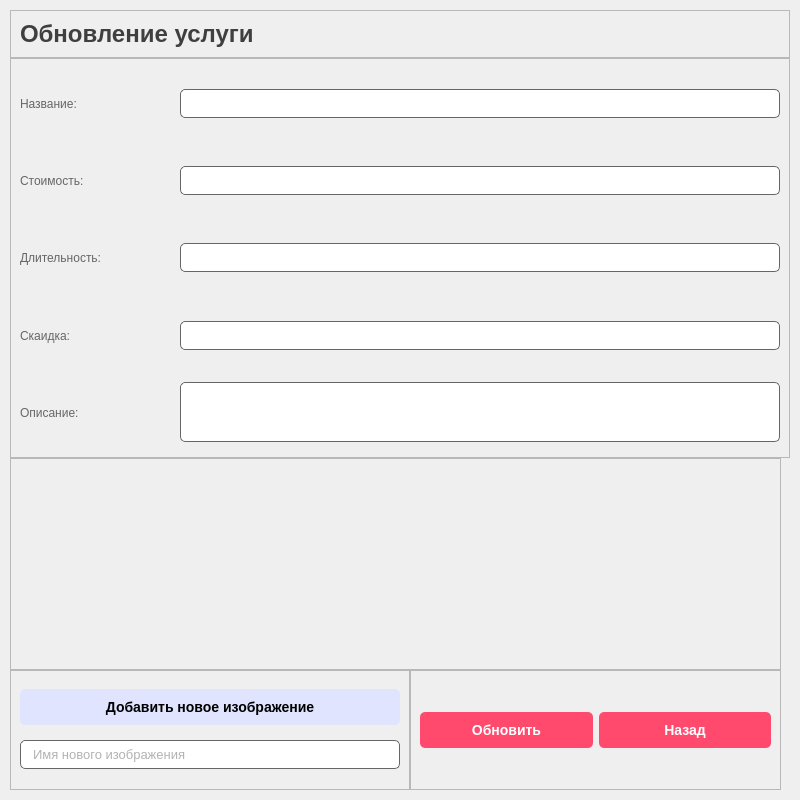
<?xml version="1.0" encoding="UTF-8"?>
<ui version="4.0">
 <class>EditService</class>
 <widget class="QMainWindow" name="EditService">
  <property name="geometry">
   <rect>
    <x>0</x>
    <y>0</y>
    <width>800</width>
    <height>800</height>
   </rect>
  </property>
  <property name="minimumSize">
   <size>
    <width>800</width>
    <height>800</height>
   </size>
  </property>
  <property name="maximumSize">
   <size>
    <width>800</width>
    <height>800</height>
   </size>
  </property>
  <property name="windowTitle">
   <string>MainWindow</string>
  </property>
  <widget class="QWidget" name="centralwidget">
   <layout class="QHBoxLayout" name="horizontalLayout_7">
    <property name="spacing">
     <number>0</number>
    </property>
    <property name="leftMargin">
     <number>0</number>
    </property>
    <property name="topMargin">
     <number>0</number>
    </property>
    <property name="rightMargin">
     <number>0</number>
    </property>
    <property name="bottomMargin">
     <number>0</number>
    </property>
    <item>
     <widget class="QFrame" name="container">
      <property name="frameShape">
       <enum>QFrame::NoFrame</enum>
      </property>
      <property name="frameShadow">
       <enum>QFrame::Raised</enum>
      </property>
      <layout class="QVBoxLayout" name="verticalLayout_2">
       <property name="spacing">
        <number>0</number>
       </property>
       <property name="leftMargin">
        <number>10</number>
       </property>
       <property name="topMargin">
        <number>10</number>
       </property>
       <property name="rightMargin">
        <number>10</number>
       </property>
       <property name="bottomMargin">
        <number>10</number>
       </property>
       <item>
        <widget class="QFrame" name="header">
         <property name="maximumSize">
          <size>
           <width>16777215</width>
           <height>60</height>
          </size>
         </property>
         <property name="frameShape">
          <enum>QFrame::StyledPanel</enum>
         </property>
         <property name="frameShadow">
          <enum>QFrame::Raised</enum>
         </property>
         <layout class="QHBoxLayout" name="horizontalLayout">
          <item>
           <widget class="QLabel" name="title_label">
            <property name="styleSheet">
             <string notr="true">QLabel {
	color: #3f3f3f;
	font-size: 24px;
	font-weight: bold;
}</string>
            </property>
            <property name="text">
             <string>Обновление услуги</string>
            </property>
           </widget>
          </item>
         </layout>
        </widget>
       </item>
       <item>
        <widget class="QFrame" name="main">
         <property name="minimumSize">
          <size>
           <width>0</width>
           <height>400</height>
          </size>
         </property>
         <property name="frameShape">
          <enum>QFrame::StyledPanel</enum>
         </property>
         <property name="frameShadow">
          <enum>QFrame::Raised</enum>
         </property>
         <layout class="QVBoxLayout" name="verticalLayout_3">
          <item>
           <widget class="QFrame" name="service_field_container_2">
            <property name="frameShape">
             <enum>QFrame::NoFrame</enum>
            </property>
            <property name="frameShadow">
             <enum>QFrame::Raised</enum>
            </property>
            <layout class="QHBoxLayout" name="horizontalLayout_3">
             <property name="spacing">
              <number>30</number>
             </property>
             <property name="leftMargin">
              <number>0</number>
             </property>
             <property name="topMargin">
              <number>0</number>
             </property>
             <property name="rightMargin">
              <number>0</number>
             </property>
             <property name="bottomMargin">
              <number>0</number>
             </property>
             <item>
              <widget class="QLabel" name="service_title_label_2">
               <property name="styleSheet">
                <string notr="true">QLabel {
	color: #666666;
	font-size: 12px;
	font-weight: 400;
}</string>
               </property>
               <property name="text">
                <string>Название:</string>
               </property>
              </widget>
             </item>
             <item>
              <widget class="QLineEdit" name="service_title_lineEdit_2">
               <property name="minimumSize">
                <size>
                 <width>600</width>
                 <height>0</height>
                </size>
               </property>
               <property name="maximumSize">
                <size>
                 <width>600</width>
                 <height>16777215</height>
                </size>
               </property>
               <property name="styleSheet">
                <string notr="true">QLineEdit {
	padding: 5px 10px;
	border: 1.2px solid #666666;
	color: #666666;
	font-size: 13px;
	font-weight: 400;
	border-radius: 5px
}

QLineEdit:hover {
	border: 1px solid #888888;
}</string>
               </property>
              </widget>
             </item>
            </layout>
           </widget>
          </item>
          <item>
           <widget class="QFrame" name="service_field_container_3">
            <property name="frameShape">
             <enum>QFrame::NoFrame</enum>
            </property>
            <property name="frameShadow">
             <enum>QFrame::Raised</enum>
            </property>
            <layout class="QHBoxLayout" name="horizontalLayout_4">
             <property name="spacing">
              <number>30</number>
             </property>
             <property name="leftMargin">
              <number>0</number>
             </property>
             <property name="topMargin">
              <number>0</number>
             </property>
             <property name="rightMargin">
              <number>0</number>
             </property>
             <property name="bottomMargin">
              <number>0</number>
             </property>
             <item>
              <widget class="QLabel" name="service_cost_label">
               <property name="styleSheet">
                <string notr="true">QLabel {
	color: #666666;
	font-size: 12px;
	font-weight: 400;
}</string>
               </property>
               <property name="text">
                <string>Стоимость:</string>
               </property>
              </widget>
             </item>
             <item>
              <widget class="QLineEdit" name="service_cost_lineEdit">
               <property name="minimumSize">
                <size>
                 <width>600</width>
                 <height>0</height>
                </size>
               </property>
               <property name="maximumSize">
                <size>
                 <width>600</width>
                 <height>16777215</height>
                </size>
               </property>
               <property name="styleSheet">
                <string notr="true">QLineEdit {
	padding: 5px 10px;
	border: 1.2px solid #666666;
	color: #666666;
	font-size: 13px;
	font-weight: 400;
	border-radius: 5px
}

QLineEdit:hover {
	border: 1px solid #888888;
}</string>
               </property>
              </widget>
             </item>
            </layout>
           </widget>
          </item>
          <item>
           <widget class="QFrame" name="service_field_container_4">
            <property name="frameShape">
             <enum>QFrame::NoFrame</enum>
            </property>
            <property name="frameShadow">
             <enum>QFrame::Raised</enum>
            </property>
            <layout class="QHBoxLayout" name="horizontalLayout_5">
             <property name="spacing">
              <number>30</number>
             </property>
             <property name="leftMargin">
              <number>0</number>
             </property>
             <property name="topMargin">
              <number>0</number>
             </property>
             <property name="rightMargin">
              <number>0</number>
             </property>
             <property name="bottomMargin">
              <number>0</number>
             </property>
             <item>
              <widget class="QLabel" name="service_duration_in_seconds_label">
               <property name="styleSheet">
                <string notr="true">QLabel {
	color: #666666;
	font-size: 12px;
	font-weight: 400;
}</string>
               </property>
               <property name="text">
                <string>Длительность:</string>
               </property>
              </widget>
             </item>
             <item>
              <widget class="QLineEdit" name="service_duration_in_seconds_lineEdit">
               <property name="minimumSize">
                <size>
                 <width>600</width>
                 <height>0</height>
                </size>
               </property>
               <property name="maximumSize">
                <size>
                 <width>600</width>
                 <height>16777215</height>
                </size>
               </property>
               <property name="styleSheet">
                <string notr="true">QLineEdit {
	padding: 5px 10px;
	border: 1.2px solid #666666;
	color: #666666;
	font-size: 13px;
	font-weight: 400;
	border-radius: 5px
}

QLineEdit:hover {
	border: 1px solid #888888;
}</string>
               </property>
               <property name="inputMask">
                <string/>
               </property>
              </widget>
             </item>
            </layout>
           </widget>
          </item>
          <item>
           <widget class="QFrame" name="service_field_container">
            <property name="frameShape">
             <enum>QFrame::NoFrame</enum>
            </property>
            <property name="frameShadow">
             <enum>QFrame::Raised</enum>
            </property>
            <layout class="QHBoxLayout" name="horizontalLayout_2">
             <property name="spacing">
              <number>30</number>
             </property>
             <property name="leftMargin">
              <number>0</number>
             </property>
             <property name="topMargin">
              <number>0</number>
             </property>
             <property name="rightMargin">
              <number>0</number>
             </property>
             <property name="bottomMargin">
              <number>0</number>
             </property>
             <item>
              <widget class="QLabel" name="service_discount_label">
               <property name="styleSheet">
                <string notr="true">QLabel {
	color: #666666;
	font-size: 12px;
	font-weight: 400;
}</string>
               </property>
               <property name="text">
                <string>Скаидка:</string>
               </property>
              </widget>
             </item>
             <item>
              <widget class="QLineEdit" name="service_discount_lineEdit">
               <property name="minimumSize">
                <size>
                 <width>600</width>
                 <height>0</height>
                </size>
               </property>
               <property name="maximumSize">
                <size>
                 <width>600</width>
                 <height>16777215</height>
                </size>
               </property>
               <property name="styleSheet">
                <string notr="true">QLineEdit {
	padding: 5px 10px;
	border: 1.2px solid #666666;
	color: #666666;
	font-size: 13px;
	font-weight: 400;
	border-radius: 5px
}

QLineEdit:hover {
	border: 1px solid #888888;
}</string>
               </property>
              </widget>
             </item>
            </layout>
           </widget>
          </item>
          <item>
           <widget class="QFrame" name="service_field_container_5">
            <property name="frameShape">
             <enum>QFrame::NoFrame</enum>
            </property>
            <property name="frameShadow">
             <enum>QFrame::Raised</enum>
            </property>
            <layout class="QHBoxLayout" name="horizontalLayout_6">
             <property name="spacing">
              <number>30</number>
             </property>
             <property name="leftMargin">
              <number>0</number>
             </property>
             <property name="topMargin">
              <number>0</number>
             </property>
             <property name="rightMargin">
              <number>0</number>
             </property>
             <property name="bottomMargin">
              <number>0</number>
             </property>
             <item>
              <widget class="QLabel" name="service_description_label">
               <property name="styleSheet">
                <string notr="true">QLabel {
	color: #666666;
	font-size: 12px;
	font-weight: 400;
}</string>
               </property>
               <property name="text">
                <string>Описание:</string>
               </property>
              </widget>
             </item>
             <item>
              <widget class="QLineEdit" name="service_description_lineEdit">
               <property name="minimumSize">
                <size>
                 <width>600</width>
                 <height>60</height>
                </size>
               </property>
               <property name="maximumSize">
                <size>
                 <width>600</width>
                 <height>16777215</height>
                </size>
               </property>
               <property name="styleSheet">
                <string notr="true">QLineEdit {
	padding: 5px 10px;
	border: 1.2px solid #666666;
	color: #666666;
	font-size: 13px;
	font-weight: 400;
	border-radius: 5px
}

QLineEdit:hover {
	border: 1px solid #888888;
}</string>
               </property>
              </widget>
             </item>
            </layout>
           </widget>
          </item>
         </layout>
        </widget>
       </item>
       <item>
        <widget class="QFrame" name="footer">
         <property name="frameShape">
          <enum>QFrame::NoFrame</enum>
         </property>
         <property name="frameShadow">
          <enum>QFrame::Raised</enum>
         </property>
         <layout class="QVBoxLayout" name="verticalLayout_4">
          <property name="spacing">
           <number>0</number>
          </property>
          <property name="leftMargin">
           <number>0</number>
          </property>
          <property name="topMargin">
           <number>0</number>
          </property>
          <property name="bottomMargin">
           <number>0</number>
          </property>
          <item>
           <widget class="QFrame" name="images">
            <property name="frameShape">
             <enum>QFrame::StyledPanel</enum>
            </property>
            <property name="frameShadow">
             <enum>QFrame::Raised</enum>
            </property>
            <layout class="QVBoxLayout" name="verticalLayout">
             <item>
              <widget class="QScrollArea" name="scrollArea">
               <property name="styleSheet">
                <string notr="true">QScrollArea {
	border: none;
}</string>
               </property>
               <property name="widgetResizable">
                <bool>true</bool>
               </property>
               <widget class="QWidget" name="scrollAreaWidgetContents">
                <property name="geometry">
                 <rect>
                  <x>0</x>
                  <y>0</y>
                  <width>751</width>
                  <height>191</height>
                 </rect>
                </property>
               </widget>
              </widget>
             </item>
            </layout>
           </widget>
          </item>
          <item>
           <widget class="QFrame" name="buttons">
            <property name="minimumSize">
             <size>
              <width>0</width>
              <height>120</height>
             </size>
            </property>
            <property name="frameShape">
             <enum>QFrame::NoFrame</enum>
            </property>
            <property name="frameShadow">
             <enum>QFrame::Raised</enum>
            </property>
            <layout class="QHBoxLayout" name="horizontalLayout_8">
             <property name="spacing">
              <number>0</number>
             </property>
             <property name="leftMargin">
              <number>0</number>
             </property>
             <property name="topMargin">
              <number>0</number>
             </property>
             <property name="rightMargin">
              <number>0</number>
             </property>
             <property name="bottomMargin">
              <number>0</number>
             </property>
             <item>
              <widget class="QFrame" name="add_image_container">
               <property name="maximumSize">
                <size>
                 <width>400</width>
                 <height>16777215</height>
                </size>
               </property>
               <property name="frameShape">
                <enum>QFrame::StyledPanel</enum>
               </property>
               <property name="frameShadow">
                <enum>QFrame::Raised</enum>
               </property>
               <layout class="QVBoxLayout" name="verticalLayout_5">
                <item>
                 <widget class="QPushButton" name="add_new_image_button">
                  <property name="styleSheet">
                   <string notr="true">QPushButton {
	padding: 10px 15px;
	background: #e1e4ff;
	color: black;
	font-size: 14px;
	font-weight: 500;
	border: none;
	border-radius: 5px;
}

QPushButton:hover {
	color: white;
}</string>
                  </property>
                  <property name="text">
                   <string>Добавить новое изображение</string>
                  </property>
                 </widget>
                </item>
                <item>
                 <widget class="QLineEdit" name="new_image_title_lineEdit">
                  <property name="styleSheet">
                   <string notr="true">QLineEdit {
	padding: 5px 10px;
	border: 1.2px solid #666666;
	color: #666666;
	font-size: 13px;
	font-weight: 400;
	border-radius: 5px
}

QLineEdit:hover {
	border: 1px solid #888888;
}</string>
                  </property>
                  <property name="placeholderText">
                   <string>Имя нового изображения</string>
                  </property>
                 </widget>
                </item>
               </layout>
              </widget>
             </item>
             <item>
              <widget class="QFrame" name="nav_container">
               <property name="frameShape">
                <enum>QFrame::StyledPanel</enum>
               </property>
               <property name="frameShadow">
                <enum>QFrame::Raised</enum>
               </property>
               <layout class="QHBoxLayout" name="horizontalLayout_9">
                <item>
                 <widget class="QPushButton" name="update_service_button">
                  <property name="styleSheet">
                   <string notr="true">QPushButton {
	padding: 10px 15px;
	background: #ff4a6d;
	color: white;
	font-size: 14px;
	font-weight: 500;
	border: none;
	border-radius: 5px;
}

QPushButton:hover {
	color: black;
}</string>
                  </property>
                  <property name="text">
                   <string>Обновить</string>
                  </property>
                 </widget>
                </item>
                <item>
                 <widget class="QPushButton" name="nav_to_catalog_button">
                  <property name="styleSheet">
                   <string notr="true">QPushButton {
	padding: 10px 15px;
	background: #ff4a6d;
	color: white;
	font-size: 14px;
	font-weight: 500;
	border: none;
	border-radius: 5px;
}

QPushButton:hover {
	color: black;
}</string>
                  </property>
                  <property name="text">
                   <string>Назад</string>
                  </property>
                 </widget>
                </item>
               </layout>
              </widget>
             </item>
            </layout>
           </widget>
          </item>
         </layout>
        </widget>
       </item>
      </layout>
     </widget>
    </item>
   </layout>
  </widget>
 </widget>
 <resources/>
 <connections/>
</ui>
